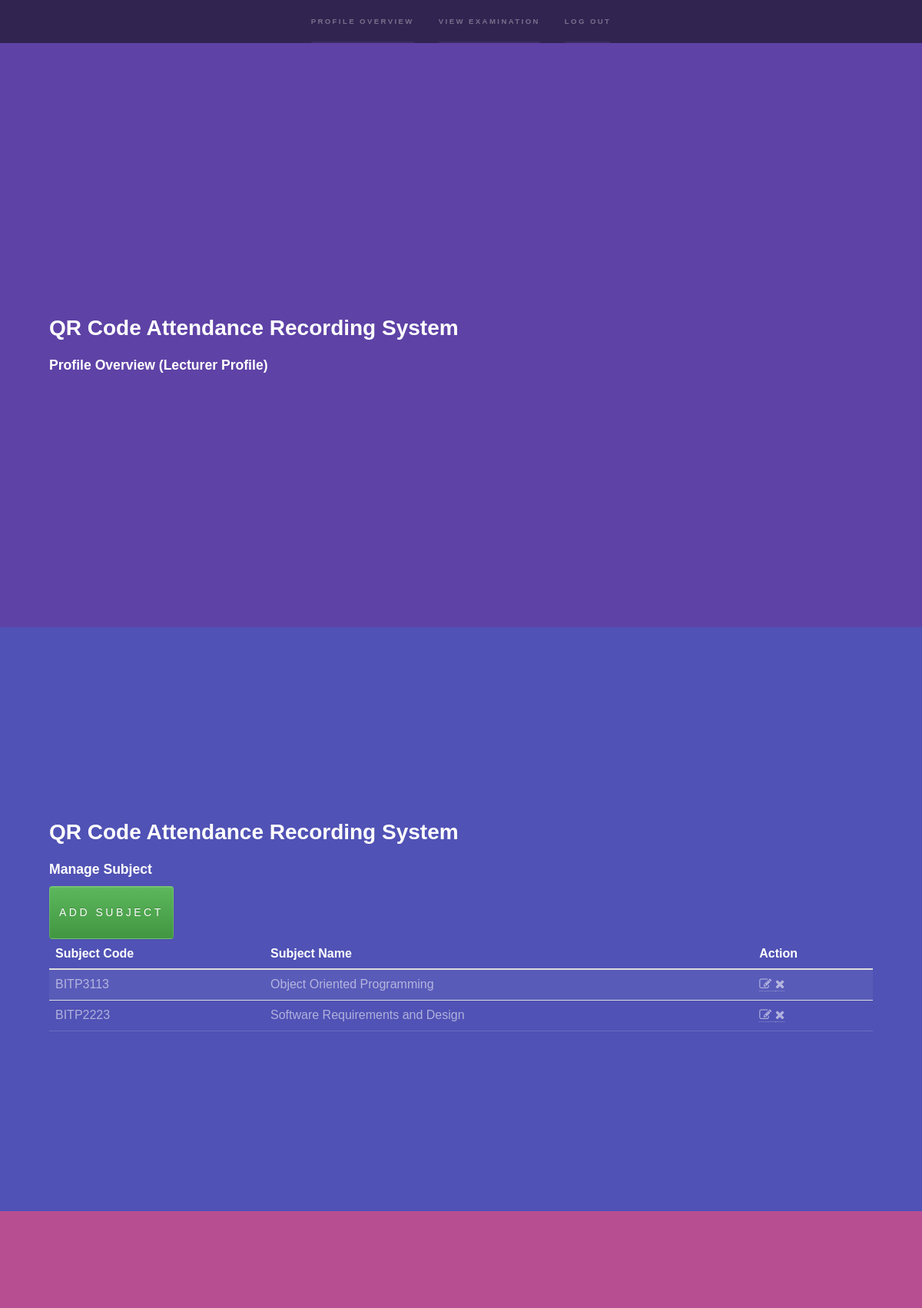
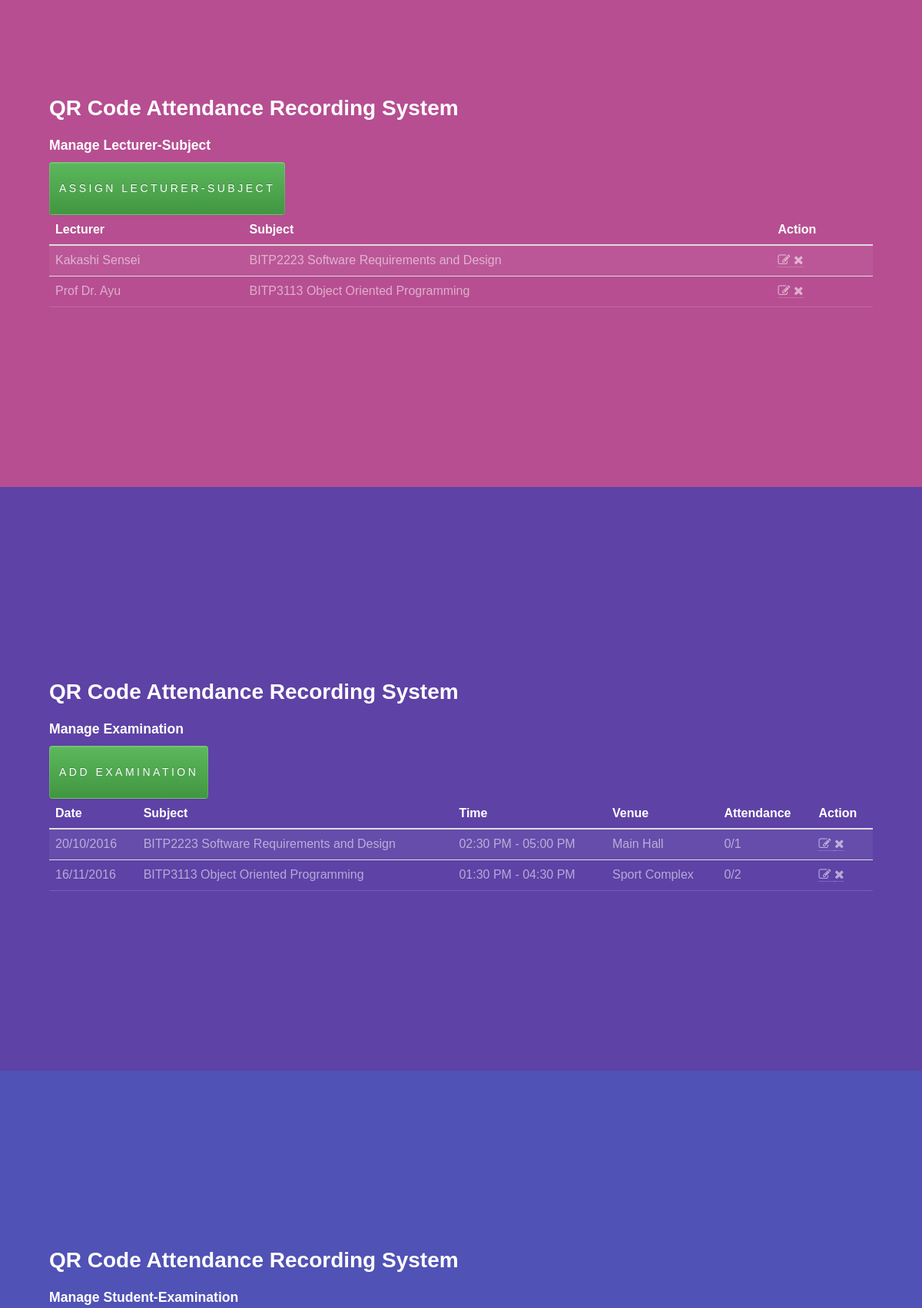
The app's page /index.php?page=staff/index.php (signed in, upper part) with its own data (2 pictures, top to bottom).
### tables this page shows
CREATE TABLE IF NOT EXISTS `subject` (
  `sub_id` int(11) NOT NULL,
  `sub_code` varchar(20) NOT NULL,
  `sub_name` varchar(200) NOT NULL,
  `sub_status` int(11) NOT NULL DEFAULT '1'
);

CREATE TABLE IF NOT EXISTS `lect_subject` (
  `ls_id` int(11) NOT NULL,
  `s_id` int(11) NOT NULL,
  `sub_id` int(11) NOT NULL
);

CREATE TABLE IF NOT EXISTS `staff1` (
  `s_id` int(11) NOT NULL,
  `s_number` varchar(200) NOT NULL,
  `s_name` varchar(200) NOT NULL,
  `s_type` varchar(20) NOT NULL,
  `s_password` varchar(200) NOT NULL,
  `s_profilepic` varchar(200) NOT NULL,
  `s_status` int(11) NOT NULL DEFAULT '1'
);

CREATE TABLE IF NOT EXISTS `examination` (
  `e_id` int(11) NOT NULL,
  `sub_id` int(11) NOT NULL,
  `e_datetime` datetime NOT NULL,
  `e_starttime` datetime NOT NULL,
  `e_endtime` datetime NOT NULL,
  `v_id` int(11) NOT NULL,
  `e_status` int(11) NOT NULL DEFAULT '1'
);

CREATE TABLE IF NOT EXISTS `venue` (
  `v_id` int(11) NOT NULL,
  `v_desc` varchar(200) NOT NULL
);

### index.php (called while the page is built)
<?php require_once("header.php"); ?>
<?php require_once("content.php"); ?>
<?php require_once("footer.php"); ?>

### staff/index.php (the view, shortened to what this page needs)
<div id="wrapper">
    <section id="profile" class="wrapper style1 fullscreen fade-up">
        <div class="inner">
            <?php require("title.php"); ?>
            <h3>Profile Overview (Lecturer Profile)</h3>
        </div>
    </section>
    <section id="subject" class="wrapper style2 fullscreen spotlights">
        <div class="inner">
            <?php require("title.php"); ?>
            <h3>Manage Subject</h3>
            <?php
            $sql_2 = "SELECT * FROM subject ORDER BY sub_name";
            $r2 = mysql_query($sql_2) or die("Error: ".  mysql_error());
            $t2 = mysql_num_rows($r2);
            $d2 = mysql_fetch_array($r2);
            ?>
            <a href="index.php?page=staff/addsubject.php&controller=1">
                <button class="btn btn-success" type="button">Add Subject</button>
            </a>
            <table class="table">
                <thead>
                    <tr>
                        <th>Subject Code</th>
                        <th>Subject Name</th>
                        <th>Action</th>
                    </tr>
                </thead>
                <tbody>
                    <?php
                    if ($t2 > 0) {
                        do {
                            $s_id = $d2['sub_id'];
                    ?>
                    <tr>
                        <td><?=$d2['sub_code']; ?></td>
                        <td><?=$d2['sub_name']; ?></td>
                        <td>
                            <a href="index.php?page=staff/editsubject.php&controller=1&s_id=<?=$s_id; ?>">
                                <span class="fa fa-edit"></span>
                            </a>
                            <a onclick="return ask('Are you sure?');" href="process/deletesubject.php?s_id=<?=$s_id; ?>">
                                <span class="fa fa-remove"></span>
                            </a>
                        </td>
                    </tr>
                    <?php } while ($d2 = mysql_fetch_array($r2)); } ?>
                </tbody>
            </table>
        </div>
    </section>
    <section id="managelectsub" class="wrapper style3 fullscreen spotlights">
        <div class="inner">
            <?php require("title.php"); ?>
            <h3>Manage Lecturer-Subject</h3>
            <?php
            $sql_3 = "SELECT * FROM lect_subject ls, staff1 s, subject sub "
                    . "WHERE s.s_type = 2 "
                    . "AND s.s_id = ls.s_id "
                    . "AND sub.sub_id = ls.sub_id "
                    . "ORDER BY s.s_name ASC ";
            $r3 = mysql_query($sql_3) or die("Error: ".  mysql_error());
            $t3 = mysql_num_rows($r3);
            $d3 = mysql_fetch_array($r3);
            ?>
            <a href="index.php?page=staff/addlectsubject.php&controller=1">
                <button class="btn btn-success" type="button">Assign Lecturer-Subject</button>
            </a>
            <table class="table">
                <thead>
                    <tr>
                        <th>Lecturer</th>
                        <th>Subject</th>
                        <th>Action</th>
                    </tr>
                </thead>
                <tbody>
                    <?php
                    if ($t3 > 0) {
                        do {
                            $ls_id = $d3['ls_id'];
                    ?>
                    <tr>
                        <td><?=$d3['s_name']; ?></td>
                        <td><?=$d3['sub_code']; ?> <?=$d3['sub_name']; ?></td>
                        <td>
                            <a href="index.php?page=staff/editlectsubject.php&controller=1&ls_id=<?=$ls_id; ?>">
                                <span class="fa fa-edit"></span>
                            </a>
                            <a onclick="return ask('Are you sure?');" href="process/deletelectsubject.php?ls_id=<?=$ls_id; ?>">
                                <span class="fa fa-remove"></span>
                            </a>
                        </td>
                    </tr>
                    <?php } while ($d3 = mysql_fetch_array($r3)); } ?>
                </tbody>
            </table>
        </div>
    </section>
    <section id="managestudsub" class="wrapper style1 fullscreen">
        <div class="inner">
            <?php require("title.php"); ?>
            <h3>Manage Examination</h3>
            <?php
            $sql_4 = "SELECT * FROM examination e, subject sub, venue v "
                    . "WHERE e.sub_id = sub.sub_id "
                    . "AND e.v_id = v.v_id "
                    . "ORDER BY e.e_datetime ASC ";
            $r4 = mysql_query($sql_4) or die("Error: ".  mysql_error());
            $t4 = mysql_num_rows($r4);
            $d4 = mysql_fetch_array($r4);
            ?>
            <a href="index.php?page=staff/addexam.php&controller=1">
                <button class="btn btn-success" type="button">Add Examination</button>
            </a>
            <table class="table">
                <thead>
                    <tr>
                        <th>Date</th>
                        <th>Subject</th>
                        <th>Time</th>
                        <th>Venue</th>
                        <th>Attendance</th>
                        <th>Action</th>
                    </tr>
                </thead>
                <tbody>
                    <?php
                    if ($t4 > 0) {
                        do {
                            $e_id = $d4['e_id'];
                            $sql_x1 = sprintf("SELECT * FROM stud_exam WHERE e_id = '%s' ", $e_id);
                            $r_x1 = mysql_query($sql_x1) or die("Error: ".  mysql_error());
                            $t_x1 = mysql_num_rows($r_x1);
                            $attendance_all = $t_x1;
                            $sql_x2 = sprintf("SELECT * FROM stud_exam WHERE e_id = '%s' AND ses_id = 2 ", $e_id);
                            $r_x2 = mysql_query($sql_x2) or die("Error: ".  mysql_error());
                            $t_x2 = mysql_num_rows($r_x2);
                            $attendance_present = $t_x2;
                    ?>
                    <tr>
                        <td><?=date('d/m/Y', strtotime($d4['e_datetime'])); ?></td>
                        <td><?=$d4['sub_code']; ?> <?=$d4['sub_name']; ?></td>
                        <td><?=date('h:i A', strtotime($d4['e_starttime'])); ?> - <?=date('h:i A', strtotime($d4['e_endtime'])); ?></td>
                        <td><?=$d4['v_desc']; ?></td>
                        <td><?=$attendance_present; ?>/<?=$attendance_all; ?></td>
                        <td>
                            <a href="index.php?page=staff/editexam.php&controller=1&e_id=<?=$e_id; ?>">
                                <span class="fa fa-edit"></span>
                            </a>
                            <a onclick="return ask('Are you sure?');" href="process/deletelectexam.php?e_id=<?=$e_id; ?>">
                                <span class="fa fa-remove"></span>
                            </a>
                        </td>
                    </tr>
                    <?php } while ($d4 = mysql_fetch_array($r4)); } ?>
                </tbody>
            </table>
        </div>
    </section>
    <section id="managestudexam" class="wrapper style2 fullscreen">
        <div class="inner">
            <?php require("title.php"); ?>
            <h3>Manage Student-Examination</h3>
        </div>
    </section>
            <?php require("title.php"); ?>
</div>

### records on screen
subject: sub_code "BITP3113", sub_name "Object Oriented Programming"
subject: sub_code "BITP2223", sub_name "Software Requirements and Design"
lect_subject: s.s_name "Kakashi Sensei", sub.sub_code "BITP2223", sub.sub_name "Software Requirements and Design"
lect_subject: s.s_name "Prof Dr. Ayu", sub.sub_code "BITP3113", sub.sub_name "Object Oriented Programming"
examination: e_datetime "20/10/2016", sub.sub_code "BITP2223", sub.sub_name "Software Requirements and Design", e_starttime "02:30 PM", e_endtime "05:00 PM", v.v_desc "Main Hall", attendance_present "0", attendance_all "1"
examination: e_datetime "16/11/2016", sub.sub_code "BITP3113", sub.sub_name "Object Oriented Programming", e_starttime "01:30 PM", e_endtime "04:30 PM", v.v_desc "Sport Complex", attendance_present "0", attendance_all "2"
